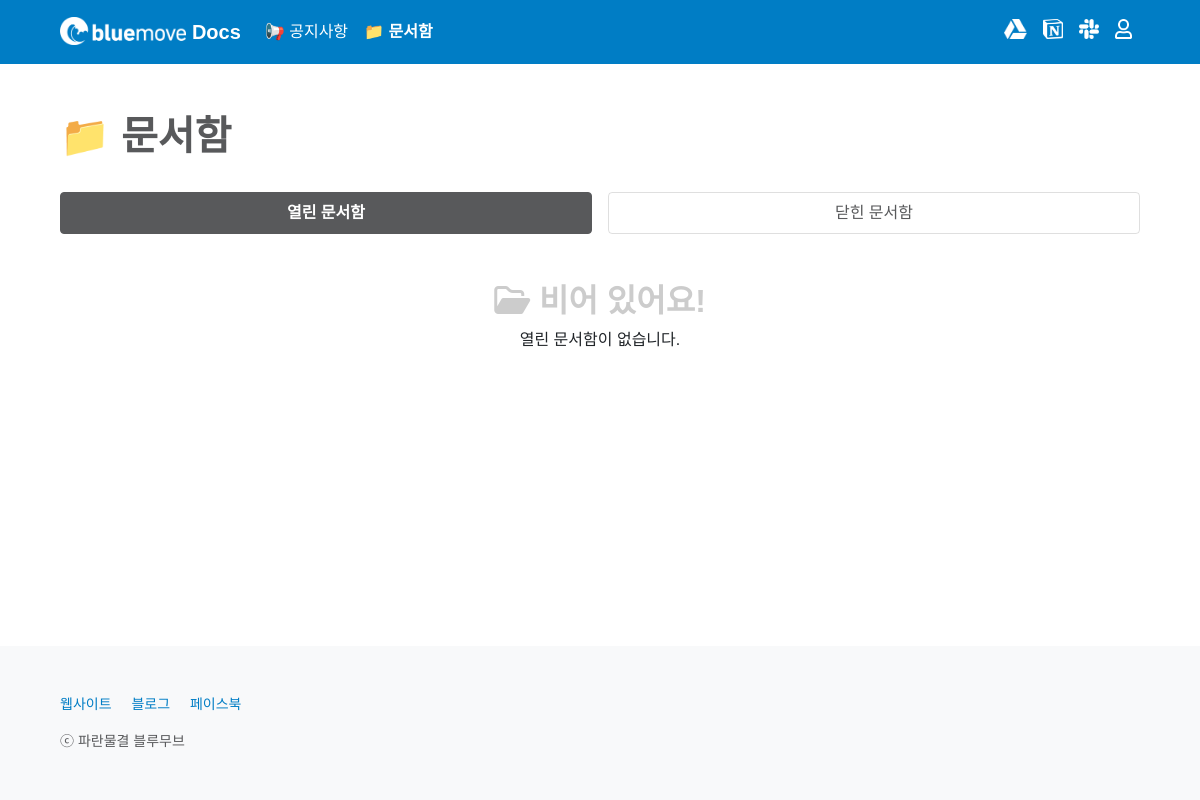
The page /box/ on the database as committed earlier.
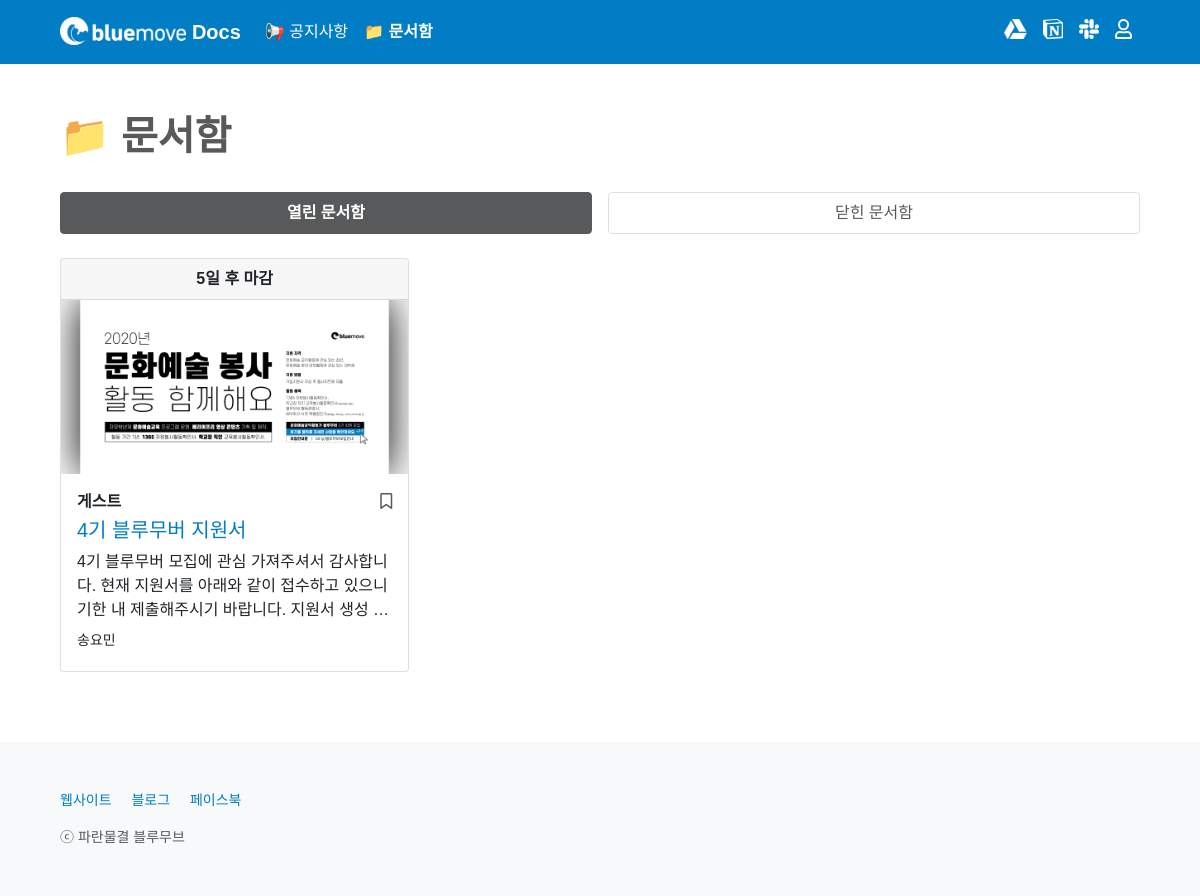
The same page on the database as committed later.
### box/models.py (models this page shows, shortened)
class Box(models.Model):
    CATEGORY_CHOICES = {
        ('bluemover', '블루무버'),
        ('guest', '게스트'),
    }
    title = models.CharField(max_length = 50)
    writer = models.ForeignKey(User, on_delete=models.CASCADE)
    category = models.CharField(max_length = 50, choices = CATEGORY_CHOICES)
    document_id = models.CharField(max_length = 300)
    deadline = models.DateField()
    deadline_update_flag = models.BooleanField(default = False)
    content = RichTextField()
    content_update_flag = models.BooleanField(default = False)
    image = models.ImageField(upload_to='images/', null = True, blank = True)
    created_at = models.DateField(auto_now_add = True)
    updated_at = models.DateField(auto_now = True)
    box_favorite_user_set = models.ManyToManyField(User, blank = True, related_name="box_favorite_user_set", through="Favorite")
    @property
    def deadline_is_tomorrow(self):
        return datetime.date.today() + datetime.timedelta(days = 1) == self.deadline
    @property
    def deadline_is_today(self):
        return datetime.date.today() == self.deadline
    @property
    def deadline_is_over(self):
        return datetime.date.today() > self.deadline
    @property
    def days_left_until_deadline(self):
        return self.deadline - datetime.date.today()

### box/views.py (the view)
# urls.py: path('', main, name='main'),
def main(request):
    if request.user.is_authenticated:
        profile = Profile.objects.get(user=request.user)
        name_verified = profile.info_update_flag
        if not name_verified == True:
            return redirect('users:write_info', request.user.id)
        else:
            opened_boxes = Box.objects.filter(deadline__gte=datetime.date.today()).order_by('deadline')
            closed_boxes = Box.objects.filter(deadline__lt=datetime.date.today()).order_by('deadline')
            page = request.GET.get('page', 1)
            opened_paginator = Paginator(opened_boxes, 9)
            closed_paginator = Paginator(closed_boxes, 9)
            try:
                opened_boxes = opened_paginator.page(page)
                closed_boxes = closed_paginator.page(page)
            except PageNotAnInteger:
                opened_boxes = opened_paginator.page(1)
                closed_boxes = closed_paginator.page(1)
            except EmptyPage:
                opened_boxes = opened_paginator.page(opened_paginator.num_pages)
                closed_boxes = closed_paginator.page(closed_paginator.num_pages)
            return render(request, 'box/main.html', {'opened_boxes': opened_boxes, 'closed_boxes': closed_boxes})
    else:
        opened_boxes = Box.objects.filter(deadline__gte=datetime.date.today()).order_by('deadline')
        closed_boxes = Box.objects.filter(deadline__lt=datetime.date.today()).order_by('deadline')
        page = request.GET.get('page', 1)
        opened_paginator = Paginator(opened_boxes, 9)
        closed_paginator = Paginator(closed_boxes, 9)
        try:
            opened_boxes = opened_paginator.page(page)
            closed_boxes = closed_paginator.page(page)
        except PageNotAnInteger:
            opened_boxes = opened_paginator.page(1)
            closed_boxes = closed_paginator.page(1)
        except EmptyPage:
            opened_boxes = opened_paginator.page(opened_paginator.num_pages)
            closed_boxes = closed_paginator.page(closed_paginator.num_pages)
        return render(request, 'box/main.html', {'opened_boxes': opened_boxes, 'closed_boxes': closed_boxes})

### box/templates/box/main.html (shortened to what this page needs)
{% extends 'base.html' %}
{% block content %}
{% include 'shared/_navbar4box.html' %}
<main class="px-2 px-md-5">
    <div class="container-md mt-5">
        <h1 class="mb-4" style="font-weight: 600; color: #58595B;">📁 문서함</h1>
        {% include 'shared/_boxcard.html' %}
    </div>
</main>
{% endblock %}

### home/templates/shared/_boxcard.html (shortened to what this page needs)
<div class="pt-2">
    <ul class="nav nav-pills mb-3 nav-justified gap-3" id="pills-tab" role="tablist">
        <li class="nav-item mb-2" id="forBoxCSS" role="presentation">
            <a class="nav-link active" id="pills-opened-tab" data-bs-toggle="pill" href="#pills-opened" role="tab" aria-controls="pills-opened" aria-selected="true">열린 문서함</a>
        </li>
        <li class="nav-item mb-2" id="forBoxCSS" role="presentation">
            <a class="nav-link" id="pills-closed-tab" data-bs-toggle="pill" href="#pills-closed" role="tab" aria-controls="pills-closed" aria-selected="false">닫힌 문서함</a>
        </li>
    </ul>
</div>
<div class="tab-content" id="pills-tabContent">
    <div class="tab-pane fade show active" id="pills-opened" role="tabpanel" aria-labelledby="pills-opened-tab">
        <div class="row row-cols-1 row-cols-lg-3 row-cols-md-2 g-3" id="insideOpenedTab">
            {% for box in opened_boxes %}
            {% if box.deadline_is_over %}
            <div style="display: none;">
            {% else %}
            <div class="col">
            {% endif %}
                {% include 'shared/_boxcard_tabdata.html' %}
            </div>
            {% empty %}
            <div class="col" id="openedEmptyFlag"></div>
            <div class="col text-center"><br><h2 style="color: #CCCCCC; font-weight: 600;"><i class="far fa-folder-open"></i> 비어 있어요!</h2><p>열린 문서함이 없습니다.</p></div>
            {% endfor %}
        </div>
    </div>
</div>

### home/templates/shared/_boxcard_tabdata.html (shortened to what the changed rows need)
{% if box.deadline_is_tomorrow %}
<div class="card h-100" style="border: 1px solid #FFD969;">
{% elif box.deadline_is_today %}
<div class="card h-100" style="border: 1px solid #F5B5BC;">
{% elif box.deadline_is_over %}
<div class="card h-100" style="border: 1px solid #bcbebf;">
{% else %}
<div class="card h-100">
{% endif %}
    {% if box.deadline_is_tomorrow %}
    <div class="card-header d-flex justify-content-center" style="background-color: #fff3cd; border-bottom: 1px solid #FFD969;">
        <p class="m-0" style="font-weight: 600;">
            <i class="fas fa-exclamation-triangle"></i>
            {% if box.deadline_update_flag %}
            내일 마감 (일정 변경)
            {% else %}
            내일 마감
            {% endif %}
        </p>
    </div>
    {% elif box.deadline_is_over %}
    <div class="card-header d-flex justify-content-center" style="background-color: #d3d3d4; border-bottom: 1px solid #bcbebf;">
        <p class="m-0" style="font-weight: 600;">
            <i class="fas fa-ban"></i>
            {% if box.deadline_update_flag %}
            {{ box.deadline|date:'Y-m-d' }} 마감 (일정 변경)
            {% else %}
            {{ box.deadline|date:'Y-m-d' }} 마감
            {% endif %}
        </p>
    </div>
    {% else %}
    <div class="card-header d-flex justify-content-center">
        <p class="m-0" style="font-weight: 600;">
            {% if box.days_left_until_deadline.days > 7 %}
                {% if box.deadline_update_flag %}
                {{ box.deadline|date:'Y-m-d' }} 마감 (일정 변경)
                {% else %}
                {{ box.deadline|date:'Y-m-d' }} 마감
                {% endif %}
            {% else %}
                {% if box.deadline_update_flag %}
                {{ box.days_left_until_deadline.days }}일 후 마감 (일정 변경)
                {% else %}
                {{ box.days_left_until_deadline.days }}일 후 마감
                {% endif %}
            {% endif %}
        </p>
    </div>
    {% endif %}
    {% if box.image %}
    <div class="ratio" style="--aspect-ratio: 50%;"><a href="{% url 'box:read' box.id %}{{ request.get_full_path|cut:request.path }}"><img src="{{ box.image.url }}" class="card-img-top" alt="문서함 이미지" style="height: 100%; object-fit: cover; object-position: 50% 50%; border-top-left-radius: 0; border-top-right-radius: 0;"></a></div>
    {% else %}
    <a href="{% url 'box:read' box.id %}{{ request.get_full_path|cut:request.path }}"><img src="/static/images/1800x900-default.png" class="card-img-top" alt="문서함 이미지"></a>
    {% endif %}
    <div class="card-body mb-1">
        <div class="d-flex w-100 justify-content-between">
            <p class="card-text mb-1" style="font-weight: 600;">
                {% if box.category == 'bluemover' %}
                    블루무버
                {% elif box.category == 'guest' %}
                    게스트
                {% else %}
                    알 수 없음
                {% endif %}
            </p>
            {% if user.is_authenticated %}
            {% if not request.path == '/box/' %}
            <a class="bookmark" href="{% url 'box:box_favorite' box.id %}?next={{ request.get_full_path }}#boxListPosition">
            {% else %}
            <a class="bookmark" href="{% url 'box:box_favorite' box.id %}?next={{ request.get_full_path }}">
            {% endif %}
                {% if user in box.box_favorite_user_set.all %}
                <p class="mb-1"><i class="fas fa-bookmark"></i></p>
                {% else %}
                <p class="mb-1"><i class="far fa-bookmark"></i></p>
                {% endif %}
            </a>
            {% else %}
            <a type="button" class="bookmark" data-bs-toggle="modal" data-bs-target="#listloginModal">
                <p class="mb-1"><i class="far fa-bookmark"></i></p>
            </a>
            {% endif %}
        </div>
        <h5 class="card-title" style="overflow: hidden; text-overflow: ellipsis; display: -webkit-box; -webkit-line-clamp: 2; -webkit-box-orient: vertical;"><a href="{% url 'box:read' box.id %}{{ request.get_full_path|cut:request.path }}">{{ box.title }}</a></h5>
        <p class="card-text mb-2" style="overflow: hidden; text-overflow: ellipsis; display: -webkit-box; -webkit-line-clamp: 3; -webkit-box-orient: vertical;">
            {{ box.content|striptags }}
        </p>
        <div class="d-flex w-100 justify-content-between">
            <small>{{ box.writer.last_name }}{{ box.writer.first_name }}</small>
        </div>
    </div>
</div>

Rows that differ between the two databases and show on the page:
added Box: days_left_until_deadline.days "5", image (picture), category "게스트", title "4기 블루무버 지원서", content "4기 블루무버 모집에 관심 가져주셔서 감사합니다. 현재 지원서를 아래와 같이 접수하고 있으니 기한 내 제출해주시기 바랍니다. 지원서 생성…", writer.last_name "송", writer.first_name "요민"
Other text that changed with them:
text no longer shown: "비어 있어요! 열린 문서함이 없습니다."
